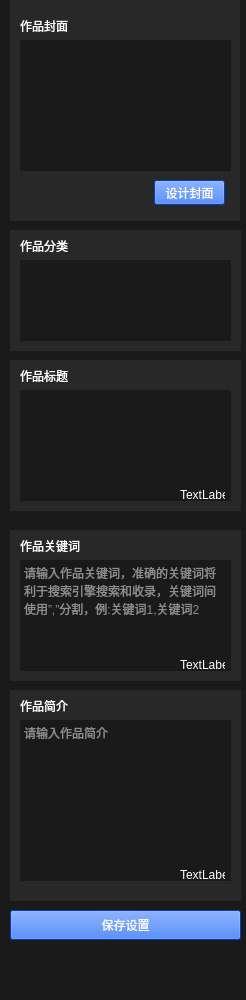
<?xml version="1.0" encoding="UTF-8"?>
<ui version="4.0">
 <class>project_edit_globleClass</class>
 <widget class="QWidget" name="project_edit_globleClass">
  <property name="geometry">
   <rect>
    <x>0</x>
    <y>0</y>
    <width>246</width>
    <height>1000</height>
   </rect>
  </property>
  <property name="windowTitle">
   <string>project_edit_globle</string>
  </property>
  <widget class="QLabel" name="label_bg">
   <property name="geometry">
    <rect>
     <x>0</x>
     <y>0</y>
     <width>250</width>
     <height>1001</height>
    </rect>
   </property>
   <property name="styleSheet">
    <string notr="true">background-color: rgb(26, 26, 26);</string>
   </property>
   <property name="text">
    <string/>
   </property>
  </widget>
  <widget class="QLabel" name="label_title">
   <property name="geometry">
    <rect>
     <x>20</x>
     <y>360</y>
     <width>121</width>
     <height>31</height>
    </rect>
   </property>
   <property name="styleSheet">
    <string notr="true">color: rgb(255, 255, 255);</string>
   </property>
   <property name="text">
    <string>作品标题</string>
   </property>
  </widget>
  <widget class="QTextEdit" name="textEdit_keyword">
   <property name="geometry">
    <rect>
     <x>20</x>
     <y>560</y>
     <width>211</width>
     <height>111</height>
    </rect>
   </property>
   <property name="toolTip">
    <string/>
   </property>
   <property name="statusTip">
    <string/>
   </property>
   <property name="styleSheet">
    <string notr="true">background-color: rgb(26, 26, 26);
color: rgb(255, 255, 255);border:0px;</string>
   </property>
   <property name="placeholderText">
    <string>请输入作品关键词，准确的关键词将利于搜索引擎搜索和收录，关键词间使用”,”分割，例:关键词1,关键词2</string>
   </property>
  </widget>
  <widget class="QLabel" name="label_title_2">
   <property name="geometry">
    <rect>
     <x>20</x>
     <y>530</y>
     <width>121</width>
     <height>31</height>
    </rect>
   </property>
   <property name="styleSheet">
    <string notr="true">color: rgb(255, 255, 255);</string>
   </property>
   <property name="text">
    <string>作品关键词</string>
   </property>
  </widget>
  <widget class="QTextEdit" name="textEdit_tilte">
   <property name="geometry">
    <rect>
     <x>20</x>
     <y>390</y>
     <width>211</width>
     <height>111</height>
    </rect>
   </property>
   <property name="styleSheet">
    <string notr="true">background-color: rgb(26, 26, 26);
color: rgb(255, 255, 255);
border:0px;</string>
   </property>
  </widget>
  <widget class="QLabel" name="label_title_3">
   <property name="geometry">
    <rect>
     <x>20</x>
     <y>10</y>
     <width>121</width>
     <height>31</height>
    </rect>
   </property>
   <property name="styleSheet">
    <string notr="true">color: rgb(255, 255, 255);</string>
   </property>
   <property name="text">
    <string>作品封面</string>
   </property>
  </widget>
  <widget class="QLabel" name="label_coverPic_bg">
   <property name="geometry">
    <rect>
     <x>20</x>
     <y>40</y>
     <width>211</width>
     <height>131</height>
    </rect>
   </property>
   <property name="styleSheet">
    <string notr="true">background-color: rgb(26, 26, 26);</string>
   </property>
   <property name="text">
    <string/>
   </property>
  </widget>
  <widget class="QLabel" name="label_frontCover">
   <property name="geometry">
    <rect>
     <x>10</x>
     <y>0</y>
     <width>230</width>
     <height>221</height>
    </rect>
   </property>
   <property name="styleSheet">
    <string notr="true">background-color: rgb(40, 40, 40);</string>
   </property>
   <property name="text">
    <string/>
   </property>
  </widget>
  <widget class="QPushButton" name="pushButton_setcover">
   <property name="geometry">
    <rect>
     <x>154</x>
     <y>180</y>
     <width>71</width>
     <height>25</height>
    </rect>
   </property>
   <property name="styleSheet">
    <string notr="true">color: rgb(255, 255, 255);
background-color: rgb(0, 85, 255);</string>
   </property>
   <property name="text">
    <string>设计封面</string>
   </property>
  </widget>
  <widget class="QTextEdit" name="textEdit_introduction">
   <property name="geometry">
    <rect>
     <x>20</x>
     <y>720</y>
     <width>211</width>
     <height>161</height>
    </rect>
   </property>
   <property name="toolTip">
    <string/>
   </property>
   <property name="statusTip">
    <string/>
   </property>
   <property name="styleSheet">
    <string notr="true">background-color: rgb(26, 26, 26);
color: rgb(255, 255, 255);border:0px;</string>
   </property>
   <property name="placeholderText">
    <string>请输入作品简介</string>
   </property>
  </widget>
  <widget class="QLabel" name="label_title_4">
   <property name="geometry">
    <rect>
     <x>20</x>
     <y>690</y>
     <width>121</width>
     <height>31</height>
    </rect>
   </property>
   <property name="styleSheet">
    <string notr="true">color: rgb(255, 255, 255);</string>
   </property>
   <property name="text">
    <string>作品简介</string>
   </property>
  </widget>
  <widget class="QLabel" name="label_frontCover_4">
   <property name="geometry">
    <rect>
     <x>10</x>
     <y>360</y>
     <width>231</width>
     <height>151</height>
    </rect>
   </property>
   <property name="styleSheet">
    <string notr="true">background-color: rgb(40, 40, 40);</string>
   </property>
   <property name="text">
    <string/>
   </property>
  </widget>
  <widget class="QLabel" name="label_frontCover_5">
   <property name="geometry">
    <rect>
     <x>10</x>
     <y>530</y>
     <width>231</width>
     <height>151</height>
    </rect>
   </property>
   <property name="styleSheet">
    <string notr="true">background-color: rgb(40, 40, 40);</string>
   </property>
   <property name="text">
    <string/>
   </property>
  </widget>
  <widget class="QLabel" name="label_frontCover_6">
   <property name="geometry">
    <rect>
     <x>10</x>
     <y>690</y>
     <width>231</width>
     <height>211</height>
    </rect>
   </property>
   <property name="styleSheet">
    <string notr="true">background-color: rgb(40, 40, 40);</string>
   </property>
   <property name="text">
    <string/>
   </property>
  </widget>
  <widget class="QLabel" name="label_coverPic">
   <property name="geometry">
    <rect>
     <x>60</x>
     <y>40</y>
     <width>131</width>
     <height>131</height>
    </rect>
   </property>
   <property name="styleSheet">
    <string notr="true">background-color: rgb(26, 26, 26);</string>
   </property>
   <property name="text">
    <string/>
   </property>
  </widget>
  <widget class="QPushButton" name="pushButton_done">
   <property name="geometry">
    <rect>
     <x>10</x>
     <y>910</y>
     <width>231</width>
     <height>30</height>
    </rect>
   </property>
   <property name="styleSheet">
    <string notr="true">color: rgb(255, 255, 255);
background-color: rgb(0, 85, 255);</string>
   </property>
   <property name="text">
    <string>保存设置</string>
   </property>
  </widget>
  <widget class="QLabel" name="label_frontCover_7">
   <property name="geometry">
    <rect>
     <x>10</x>
     <y>230</y>
     <width>231</width>
     <height>121</height>
    </rect>
   </property>
   <property name="styleSheet">
    <string notr="true">background-color: rgb(40, 40, 40);</string>
   </property>
   <property name="text">
    <string/>
   </property>
  </widget>
  <widget class="QLabel" name="label_title_5">
   <property name="geometry">
    <rect>
     <x>20</x>
     <y>230</y>
     <width>121</width>
     <height>31</height>
    </rect>
   </property>
   <property name="styleSheet">
    <string notr="true">color: rgb(255, 255, 255);</string>
   </property>
   <property name="text">
    <string>作品分类</string>
   </property>
  </widget>
  <widget class="QTextEdit" name="textEdit_classifyType">
   <property name="geometry">
    <rect>
     <x>20</x>
     <y>260</y>
     <width>211</width>
     <height>81</height>
    </rect>
   </property>
   <property name="styleSheet">
    <string notr="true">background-color: rgb(26, 26, 26);
color: rgb(255, 255, 255);
border:0px;</string>
   </property>
  </widget>
  <widget class="QLabel" name="label_titleCount">
   <property name="geometry">
    <rect>
     <x>180</x>
     <y>490</y>
     <width>45</width>
     <height>10</height>
    </rect>
   </property>
   <property name="styleSheet">
    <string notr="true">color: rgb(255, 255, 255);
background-color: rgb(26, 26, 26);</string>
   </property>
   <property name="text">
    <string>TextLabel</string>
   </property>
  </widget>
  <widget class="QLabel" name="label_keyCount">
   <property name="geometry">
    <rect>
     <x>180</x>
     <y>660</y>
     <width>45</width>
     <height>10</height>
    </rect>
   </property>
   <property name="styleSheet">
    <string notr="true">color: rgb(255, 255, 255);
background-color: rgb(26, 26, 26);</string>
   </property>
   <property name="text">
    <string>TextLabel</string>
   </property>
  </widget>
  <widget class="QLabel" name="label_itdCount">
   <property name="geometry">
    <rect>
     <x>180</x>
     <y>870</y>
     <width>45</width>
     <height>10</height>
    </rect>
   </property>
   <property name="styleSheet">
    <string notr="true">color: rgb(255, 255, 255);
background-color: rgb(26, 26, 26);</string>
   </property>
   <property name="text">
    <string>TextLabel</string>
   </property>
  </widget>
  <zorder>label_bg</zorder>
  <zorder>label_frontCover_6</zorder>
  <zorder>label_frontCover_5</zorder>
  <zorder>label_frontCover_4</zorder>
  <zorder>label_frontCover</zorder>
  <zorder>label_title</zorder>
  <zorder>textEdit_keyword</zorder>
  <zorder>label_title_2</zorder>
  <zorder>textEdit_tilte</zorder>
  <zorder>label_title_3</zorder>
  <zorder>label_coverPic_bg</zorder>
  <zorder>pushButton_setcover</zorder>
  <zorder>textEdit_introduction</zorder>
  <zorder>label_title_4</zorder>
  <zorder>label_coverPic</zorder>
  <zorder>pushButton_done</zorder>
  <zorder>label_frontCover_7</zorder>
  <zorder>label_title_5</zorder>
  <zorder>textEdit_classifyType</zorder>
  <zorder>label_titleCount</zorder>
  <zorder>label_keyCount</zorder>
  <zorder>label_itdCount</zorder>
 </widget>
 <layoutdefault spacing="6" margin="11"/>
 <resources/>
 <connections/>
</ui>
